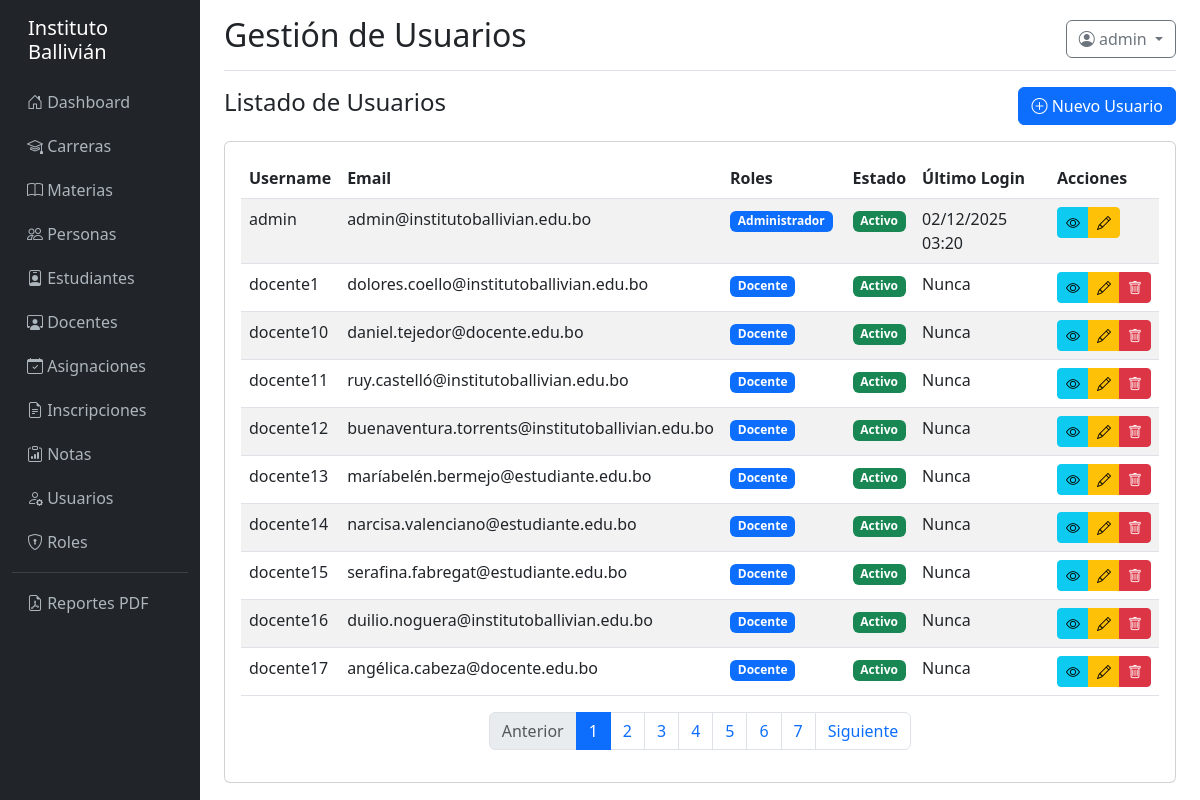
Before: /usuarios/ (signed in) with the older database file.
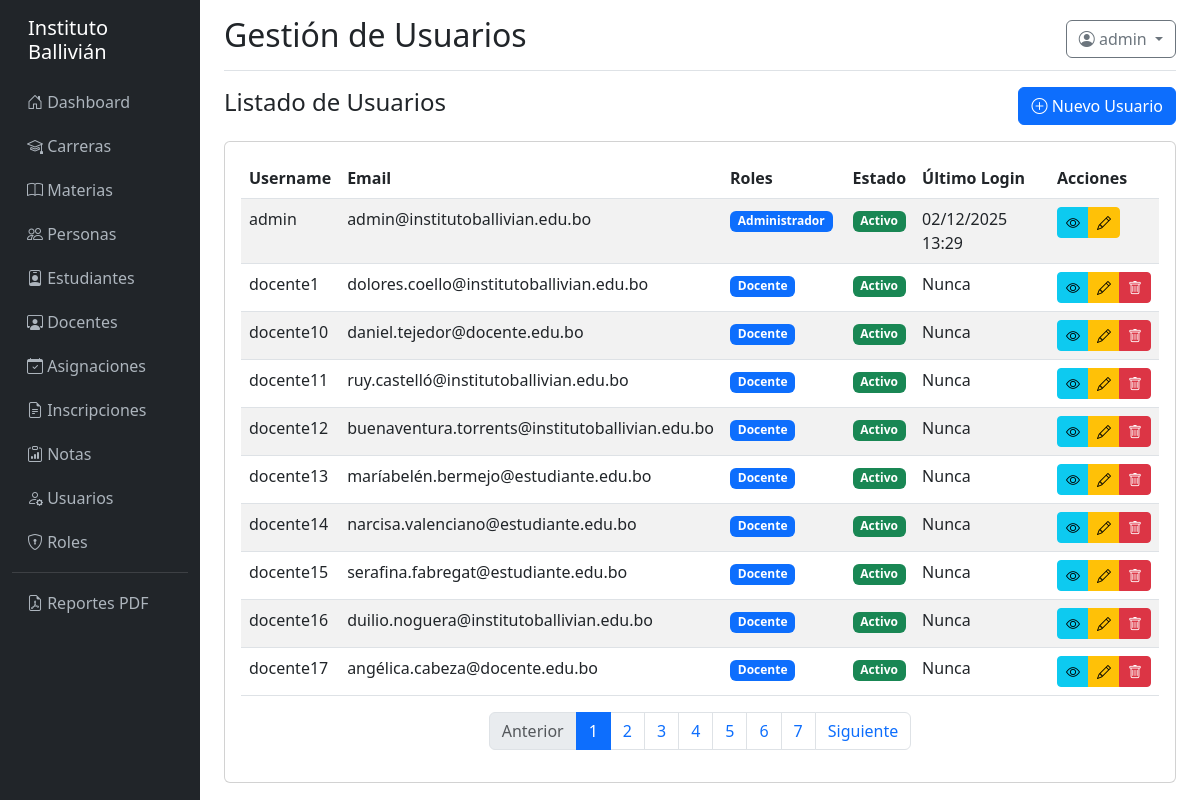
After: the same page with the newer database file.
### models/__init__.py (models this page shows, shortened)
class Usuario(UserMixin, db.Model):
    __tablename__ = 'usuario'
    id = db.Column(db.Integer, primary_key=True)
    username = db.Column(db.String(100), unique=True, nullable=False)
    email = db.Column(db.String(150))
    password_hash = db.Column(db.String(255), nullable=False)
    persona_id = db.Column(db.Integer, db.ForeignKey('persona.id'))
    estudiante_id = db.Column(db.Integer, db.ForeignKey('estudiante.id'))
    docente_id = db.Column(db.Integer, db.ForeignKey('docente.id'))
    activo = db.Column(db.Boolean, default=True)
    ultimo_login = db.Column(db.DateTime)
    created_at = db.Column(db.DateTime, default=datetime.utcnow)
    updated_at = db.Column(db.DateTime, onupdate=datetime.utcnow)
    roles = db.relationship('Rol', secondary=usuario_rol, backref='usuarios')
    def tiene_permiso(self, nombre_permiso):
        for rol in self.roles:
            for permiso in rol.permisos:
                if permiso.nombre == nombre_permiso:
                    return True
        return False

### controllers/usuario_controller.py (the view)
@usuario_bp.route('/')
@login_required
@permiso_requerido('ver_usuarios')
def index():
    page = request.args.get('page', 1, type=int)
    usuarios = Usuario.query.order_by(Usuario.username).paginate(page=page, per_page=10, error_out=False)
    return render_template('usuario/index.html', usuarios=usuarios)

### utils/helpers.py (called while the page is built)
def format_datetime(datetime_obj):
    if datetime_obj:
        return datetime_obj.strftime('%d/%m/%Y %H:%M')
    return ''

### templates/usuario/index.html (shortened to what this page needs)
{% extends "base.html" %}
{% block page_title %}Gestión de Usuarios{% endblock %}
{% block content %}
<div class="d-flex justify-content-between align-items-center mb-3">
    <h4>Listado de Usuarios</h4>{% if current_user.tiene_permiso('crear_usuario') %}<a
        href="{{ url_for('usuario.crear') }}" class="btn btn-primary"><i class="bi bi-plus-circle"></i> Nuevo
        Usuario</a>{% endif %}
</div>
<div class="card">
    <div class="card-body">
        <div class="table-responsive">
            <table class="table table-striped table-hover">
                <thead>
                    <tr>
                        <th>Username</th>
                        <th>Email</th>
                        <th>Roles</th>
                        <th>Estado</th>
                        <th>Último Login</th>
                        <th>Acciones</th>
                    </tr>
                </thead>
                <tbody>{% for usuario in usuarios.items %}<tr>
                        <td>{{ usuario.username }}</td>
                        <td>{{ usuario.email or 'N/A' }}</td>
                        <td>{% for rol in usuario.roles %}<span class="badge bg-primary me-1">{{ rol.nombre }}</span>{%
                            endfor %}</td>
                        <td>{% if usuario.activo %}<span class="badge bg-success">Activo</span>{% else %}<span
                                class="badge bg-secondary">Inactivo</span>{% endif %}</td>
                        <td>{{ usuario.ultimo_login|format_datetime if usuario.ultimo_login else 'Nunca' }}</td>
                        <td>
                            <div class="btn-group btn-group-sm"><a
                                    href="{{ url_for('usuario.detalle', id=usuario.id) }}" class="btn btn-info"><i
                                        class="bi bi-eye"></i></a>{% if current_user.tiene_permiso('editar_usuario')
                                %}<a href="{{ url_for('usuario.editar', id=usuario.id) }}" class="btn btn-warning"><i
                                        class="bi bi-pencil"></i></a>{% endif %}{% if
                                current_user.tiene_permiso('eliminar_usuario') and usuario.id != current_user.id
                                %}<button type="button" class="btn btn-danger" data-bs-toggle="modal"
                                    data-bs-target="#deleteModal{{ usuario.id }}"><i class="bi bi-trash"></i></button>{%
                                endif %}</div>
                        </td>
                    </tr>{% else %}<tr>
                        <td colspan="6" class="text-center">No hay usuarios registrados</td>
                    </tr>{% endfor %}</tbody>
            </table>
        </div>{% if usuarios.pages > 1 %}<nav>
            <ul class="pagination justify-content-center">
                <li class="page-item {% if not usuarios.has_prev %}disabled{% endif %}"><a class="page-link"
                        href="{{ url_for('usuario.index', page=usuarios.prev_num) }}">Anterior</a></li>{% for page_num
                in usuarios.iter_pages() %}{% if page_num %}<li
                    class="page-item {% if page_num == usuarios.page %}active{% endif %}"><a class="page-link"
                        href="{{ url_for('usuario.index', page=page_num) }}">{{ page_num }}</a></li>{% else %}<li
                    class="page-item disabled"><span class="page-link">...</span></li>{% endif %}{% endfor %}<li
                    class="page-item {% if not usuarios.has_next %}disabled{% endif %}"><a class="page-link"
                        href="{{ url_for('usuario.index', page=usuarios.next_num) }}">Siguiente</a></li>
            </ul>
        </nav>{% endif %}
    </div>
</div>
{% endblock %}

### templates/base.html (shortened to what the changed rows need)
<!DOCTYPE html>
<html lang="es">
<head>
    <link href="https://cdn.jsdelivr.net/npm/bootstrap@5.3.0/dist/css/bootstrap.min.css" rel="stylesheet">
    <link rel="stylesheet" href="https://cdn.jsdelivr.net/npm/bootstrap-icons@1.11.0/font/bootstrap-icons.css">
</head>
<body>
    <div class="container-fluid">
        <div class="row">
            <main class="col-md-10 ms-sm-auto col-lg-10 px-md-4">
                {% if current_user.is_authenticated %}
                <div class="d-flex justify-content-between flex-wrap flex-md-nowrap align-items-center pt-3 pb-2 mb-3 border-bottom">
                    <h1 class="h2">{% block page_title %}Dashboard{% endblock %}</h1>
                    <div class="btn-toolbar mb-2 mb-md-0">
                        <div class="dropdown">
                            <button class="btn btn-outline-secondary dropdown-toggle" type="button" id="userDropdown" data-bs-toggle="dropdown">
                                <i class="bi bi-person-circle"></i> {{ current_user.username }}
                            </button>
                        </div>
                    </div>
                </div>
                {% endif %}
                {% block content %}{% endblock %}
            </main>
        </div>
    </div>
</body>
</html>

Changed rows visible on the page:
changed Usuario "admin": ultimo_login "02/12/2025 03:20" → "02/12/2025 13:29"
